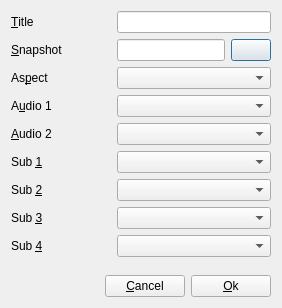
<ui version="4.0" >
 <class>newTitle</class>
 <widget class="QDialog" name="newTitle" >
  <property name="geometry" >
   <rect>
    <x>0</x>
    <y>0</y>
    <width>276</width>
    <height>308</height>
   </rect>
  </property>
  <property name="windowTitle" >
   <string>Dialog</string>
  </property>
  <layout class="QVBoxLayout" >
   <item>
    <layout class="QHBoxLayout" >
     <item>
      <widget class="QLabel" name="textLabel1_4" >
       <property name="sizePolicy" >
        <sizepolicy vsizetype="Preferred" hsizetype="Minimum" >
         <horstretch>0</horstretch>
         <verstretch>0</verstretch>
        </sizepolicy>
       </property>
       <property name="minimumSize" >
        <size>
         <width>100</width>
         <height>0</height>
        </size>
       </property>
       <property name="text" >
        <string>&amp;Title</string>
       </property>
       <property name="wordWrap" >
        <bool>false</bool>
       </property>
       <property name="buddy" >
        <cstring>leTitle</cstring>
       </property>
      </widget>
     </item>
     <item>
      <widget class="QLineEdit" name="leTitle" >
       <property name="sizePolicy" >
        <sizepolicy vsizetype="Fixed" hsizetype="MinimumExpanding" >
         <horstretch>0</horstretch>
         <verstretch>0</verstretch>
        </sizepolicy>
       </property>
      </widget>
     </item>
    </layout>
   </item>
   <item>
    <layout class="QHBoxLayout" >
     <item>
      <widget class="QLabel" name="textLabel1_5" >
       <property name="sizePolicy" >
        <sizepolicy vsizetype="Preferred" hsizetype="Minimum" >
         <horstretch>0</horstretch>
         <verstretch>0</verstretch>
        </sizepolicy>
       </property>
       <property name="minimumSize" >
        <size>
         <width>100</width>
         <height>0</height>
        </size>
       </property>
       <property name="text" >
        <string>&amp;Snapshot</string>
       </property>
       <property name="wordWrap" >
        <bool>false</bool>
       </property>
       <property name="buddy" >
        <cstring>lePicture</cstring>
       </property>
      </widget>
     </item>
     <item>
      <widget class="QLineEdit" name="lePicture" >
       <property name="sizePolicy" >
        <sizepolicy vsizetype="Fixed" hsizetype="MinimumExpanding" >
         <horstretch>0</horstretch>
         <verstretch>0</verstretch>
        </sizepolicy>
       </property>
      </widget>
     </item>
     <item>
      <widget class="QPushButton" name="pbOpenPicture" >
       <property name="text" >
        <string/>
       </property>
       <property name="icon" >
        <iconset>ic_open.png</iconset>
       </property>
      </widget>
     </item>
    </layout>
   </item>
   <item>
    <layout class="QHBoxLayout" >
     <item>
      <widget class="QLabel" name="textLabel1_3_5" >
       <property name="sizePolicy" >
        <sizepolicy vsizetype="Preferred" hsizetype="Minimum" >
         <horstretch>0</horstretch>
         <verstretch>0</verstretch>
        </sizepolicy>
       </property>
       <property name="minimumSize" >
        <size>
         <width>100</width>
         <height>0</height>
        </size>
       </property>
       <property name="text" >
        <string>As&amp;pect</string>
       </property>
       <property name="wordWrap" >
        <bool>false</bool>
       </property>
       <property name="buddy" >
        <cstring>cbAudio1</cstring>
       </property>
      </widget>
     </item>
     <item>
      <widget class="QComboBox" name="cbAspect" >
       <property name="sizePolicy" >
        <sizepolicy vsizetype="Fixed" hsizetype="MinimumExpanding" >
         <horstretch>0</horstretch>
         <verstretch>0</verstretch>
        </sizepolicy>
       </property>
      </widget>
     </item>
    </layout>
   </item>
   <item>
    <layout class="QHBoxLayout" >
     <item>
      <widget class="QLabel" name="textLabel1_6" >
       <property name="sizePolicy" >
        <sizepolicy vsizetype="Preferred" hsizetype="Minimum" >
         <horstretch>0</horstretch>
         <verstretch>0</verstretch>
        </sizepolicy>
       </property>
       <property name="minimumSize" >
        <size>
         <width>100</width>
         <height>0</height>
        </size>
       </property>
       <property name="text" >
        <string>A&amp;udio 1</string>
       </property>
       <property name="wordWrap" >
        <bool>false</bool>
       </property>
       <property name="buddy" >
        <cstring>cbAudio1</cstring>
       </property>
      </widget>
     </item>
     <item>
      <widget class="QComboBox" name="cbAudio1" >
       <property name="sizePolicy" >
        <sizepolicy vsizetype="Fixed" hsizetype="MinimumExpanding" >
         <horstretch>0</horstretch>
         <verstretch>0</verstretch>
        </sizepolicy>
       </property>
      </widget>
     </item>
    </layout>
   </item>
   <item>
    <layout class="QHBoxLayout" >
     <item>
      <widget class="QLabel" name="textLabel1_3_6" >
       <property name="sizePolicy" >
        <sizepolicy vsizetype="Preferred" hsizetype="Minimum" >
         <horstretch>0</horstretch>
         <verstretch>0</verstretch>
        </sizepolicy>
       </property>
       <property name="minimumSize" >
        <size>
         <width>100</width>
         <height>0</height>
        </size>
       </property>
       <property name="text" >
        <string>&amp;Audio 2</string>
       </property>
       <property name="wordWrap" >
        <bool>false</bool>
       </property>
       <property name="buddy" >
        <cstring>cbAudio2</cstring>
       </property>
      </widget>
     </item>
     <item>
      <widget class="QComboBox" name="cbAudio2" >
       <property name="sizePolicy" >
        <sizepolicy vsizetype="Fixed" hsizetype="MinimumExpanding" >
         <horstretch>0</horstretch>
         <verstretch>0</verstretch>
        </sizepolicy>
       </property>
      </widget>
     </item>
    </layout>
   </item>
   <item>
    <layout class="QHBoxLayout" >
     <item>
      <widget class="QLabel" name="textLabel1_3_7" >
       <property name="sizePolicy" >
        <sizepolicy vsizetype="Preferred" hsizetype="Minimum" >
         <horstretch>0</horstretch>
         <verstretch>0</verstretch>
        </sizepolicy>
       </property>
       <property name="minimumSize" >
        <size>
         <width>100</width>
         <height>0</height>
        </size>
       </property>
       <property name="text" >
        <string>Sub &amp;1</string>
       </property>
       <property name="wordWrap" >
        <bool>false</bool>
       </property>
       <property name="buddy" >
        <cstring>cbSub1</cstring>
       </property>
      </widget>
     </item>
     <item>
      <widget class="QComboBox" name="cbSub1" >
       <property name="sizePolicy" >
        <sizepolicy vsizetype="Fixed" hsizetype="MinimumExpanding" >
         <horstretch>0</horstretch>
         <verstretch>0</verstretch>
        </sizepolicy>
       </property>
      </widget>
     </item>
    </layout>
   </item>
   <item>
    <layout class="QHBoxLayout" >
     <item>
      <widget class="QLabel" name="textLabel1_3_3_5" >
       <property name="sizePolicy" >
        <sizepolicy vsizetype="Preferred" hsizetype="Minimum" >
         <horstretch>0</horstretch>
         <verstretch>0</verstretch>
        </sizepolicy>
       </property>
       <property name="minimumSize" >
        <size>
         <width>100</width>
         <height>0</height>
        </size>
       </property>
       <property name="text" >
        <string>Sub &amp;2</string>
       </property>
       <property name="wordWrap" >
        <bool>false</bool>
       </property>
       <property name="buddy" >
        <cstring>cbSub2</cstring>
       </property>
      </widget>
     </item>
     <item>
      <widget class="QComboBox" name="cbSub2" >
       <property name="sizePolicy" >
        <sizepolicy vsizetype="Fixed" hsizetype="MinimumExpanding" >
         <horstretch>0</horstretch>
         <verstretch>0</verstretch>
        </sizepolicy>
       </property>
      </widget>
     </item>
    </layout>
   </item>
   <item>
    <layout class="QHBoxLayout" >
     <item>
      <widget class="QLabel" name="textLabel1_3_3_6" >
       <property name="sizePolicy" >
        <sizepolicy vsizetype="Preferred" hsizetype="Minimum" >
         <horstretch>0</horstretch>
         <verstretch>0</verstretch>
        </sizepolicy>
       </property>
       <property name="minimumSize" >
        <size>
         <width>100</width>
         <height>0</height>
        </size>
       </property>
       <property name="text" >
        <string>Sub &amp;3</string>
       </property>
       <property name="wordWrap" >
        <bool>false</bool>
       </property>
       <property name="buddy" >
        <cstring>cbSub3</cstring>
       </property>
      </widget>
     </item>
     <item>
      <widget class="QComboBox" name="cbSub3" >
       <property name="sizePolicy" >
        <sizepolicy vsizetype="Fixed" hsizetype="MinimumExpanding" >
         <horstretch>0</horstretch>
         <verstretch>0</verstretch>
        </sizepolicy>
       </property>
      </widget>
     </item>
    </layout>
   </item>
   <item>
    <layout class="QHBoxLayout" >
     <item>
      <widget class="QLabel" name="textLabel1_3_3_7" >
       <property name="sizePolicy" >
        <sizepolicy vsizetype="Preferred" hsizetype="Minimum" >
         <horstretch>0</horstretch>
         <verstretch>0</verstretch>
        </sizepolicy>
       </property>
       <property name="minimumSize" >
        <size>
         <width>100</width>
         <height>0</height>
        </size>
       </property>
       <property name="text" >
        <string>Sub &amp;4</string>
       </property>
       <property name="wordWrap" >
        <bool>false</bool>
       </property>
       <property name="buddy" >
        <cstring>cbSub4</cstring>
       </property>
      </widget>
     </item>
     <item>
      <widget class="QComboBox" name="cbSub4" >
       <property name="sizePolicy" >
        <sizepolicy vsizetype="Fixed" hsizetype="MinimumExpanding" >
         <horstretch>0</horstretch>
         <verstretch>0</verstretch>
        </sizepolicy>
       </property>
      </widget>
     </item>
    </layout>
   </item>
   <item>
    <spacer>
     <property name="orientation" >
      <enum>Qt::Vertical</enum>
     </property>
     <property name="sizeType" >
      <enum>QSizePolicy::Expanding</enum>
     </property>
     <property name="sizeHint" >
      <size>
       <width>20</width>
       <height>40</height>
      </size>
     </property>
    </spacer>
   </item>
   <item>
    <layout class="QHBoxLayout" >
     <item>
      <spacer>
       <property name="orientation" >
        <enum>Qt::Horizontal</enum>
       </property>
       <property name="sizeType" >
        <enum>QSizePolicy::Expanding</enum>
       </property>
       <property name="sizeHint" >
        <size>
         <width>40</width>
         <height>20</height>
        </size>
       </property>
      </spacer>
     </item>
     <item>
      <widget class="QPushButton" name="pbCancel" >
       <property name="text" >
        <string>&amp;Cancel</string>
       </property>
       <property name="shortcut" >
        <string>Alt+C</string>
       </property>
      </widget>
     </item>
     <item>
      <widget class="QPushButton" name="pbOk" >
       <property name="text" >
        <string>&amp;Ok</string>
       </property>
       <property name="shortcut" >
        <string>Alt+O</string>
       </property>
      </widget>
     </item>
    </layout>
   </item>
  </layout>
 </widget>
 <resources/>
 <connections/>
</ui>
